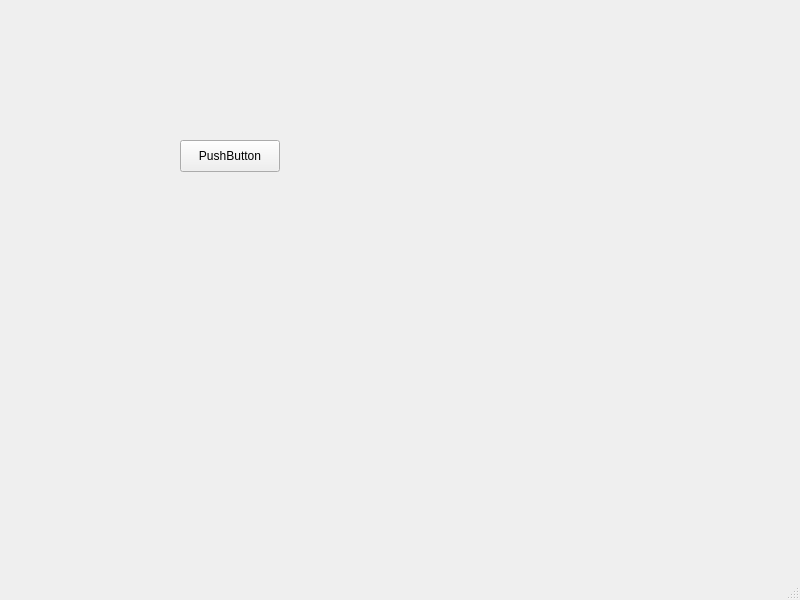
<?xml version="1.0" encoding="UTF-8"?>
<ui version="4.0">
 <class>MainWindow</class>
 <widget class="QMainWindow" name="MainWindow">
  <property name="geometry">
   <rect>
    <x>0</x>
    <y>0</y>
    <width>800</width>
    <height>600</height>
   </rect>
  </property>
  <property name="windowTitle">
   <string>MainWindow</string>
  </property>
  <widget class="QWidget" name="centralwidget">
   <widget class="QPushButton" name="pushButton">
    <property name="geometry">
     <rect>
      <x>180</x>
      <y>140</y>
      <width>100</width>
      <height>32</height>
     </rect>
    </property>
    <property name="text">
     <string>PushButton</string>
    </property>
   </widget>
  </widget>
  <widget class="QMenuBar" name="menubar">
   <property name="geometry">
    <rect>
     <x>0</x>
     <y>0</y>
     <width>800</width>
     <height>22</height>
    </rect>
   </property>
  </widget>
  <widget class="QStatusBar" name="statusbar"/>
 </widget>
 <resources/>
 <connections/>
</ui>
